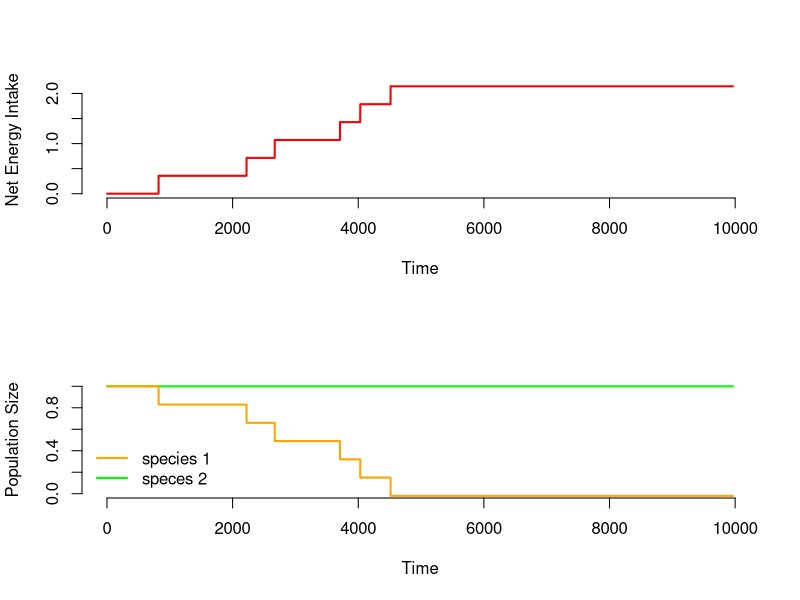

Generate this figure with R:
rm(list = ls())
require("ggplot2")

EG = 0    # cumulative net energy intake, starts at zero
E1 = 2.5
E2 = 0.5
h1 = 7
h2 = 5
Q1 = 0.35
Q2 = 0.85
m1 = 0.17
m2 = 0.05
n1 = 1    # number of prey species 1 to start
n2 = 1    # number of prey species 2 to start
n1_max = n1 # maximum number of n1 ever
n2_max = n2 # maximum number of n2 ever
tac = "S1"  # tactic, could be specialist on species 1, S1; specialist on species 2, S2; generalist, G; expanding generalist, SG
tp_max = 10000 # maximum time
T = 0   # initializing time


while(T<tp_max){
print(T)
  if(n1[length(n1)] > 0) {            # are there prey 1 left?, if yes
    
    encounter_1 = Q1*(n1_max-m1*n1[length(n1)]) # probability of encountering prey 1
    
    if(runif(1,0,162)<encounter_1 && tac %in% c("G","S1")){    # if encounter, your tactic must also be generalist or specialist on prey 1
        EG[length(EG)+1] = EG[length(EG)]+E1/h1 # add to your total energy
        T = T + h1        # spend h1 on handling prey
        n1[length(n1)+1] = n1[length(n1)] - m1       # n1 reduced by m1
        n2[length(n2)+1] = n2[length(n2)] # no n2 eaten this loop
        next              # start the loop again
      } 
  }
  
  if(n2[length(n2)] > 0) {           # are there prey 2 left?, if yes
    
    encounter_2 = Q2*(n2_max-m2*n2[length(n2)]) # probability of encountering prey 2
    
    if(runif(1,0,162)<encounter_2 && tac %in% c("G","S2")){  # if encounter, your tactic must be generalist or specialist on 2
      EG[length(EG)+1] = EG[length(EG)] + E2/h2  # add to your total energy
      T = T + h2         # spend h2 on handling prey
      n2[length(n2)+1] = n2[length(n2)] - m2        # reduce n2 population by m2
      n1[length(n1)+1] = n1[length(n1)]    # no n1 eaten this round
      next               # start loop over again
    } else {
      T = T+1            # didn't find any n1 or n2, add one metric of time and start again
      EG[length(EG)+1] = EG[length(EG)]
      n2[length(n2)+1] = n2[length(n2)]
      n1[length(n1)+1] = n1[length(n1)]
    }
  }
  T = ifelse(n1[length(n1)] <= 0 && n2[length(n2)] <=0, T + 1,T) # time still goes to end if no prey left. 
  T = ifelse(n2[length(n2)] <= 0 && tac %in% "S2",T + 1, T)      # if tactic specializes on species 2 and there's none left, go through time
    }

par(mfrow=c(2,1))
plot(1:length(EG),EG,'l',lwd = 2,frame=FALSE,xlab="Time",ylab="Net Energy Intake",col="red")
plot(1:length(n2),n2,'l',lwd = 2,frame=FALSE,xlab="Time",ylab = "Population Size",ylim=c(0,1),col="green")
lines(1:length(n1),n1,'l',lwd=2,col="orange")
legend('bottomleft',legend=c("species 1","speces 2"),lwd=2,col=c("orange","green"),bty="n")

#qplot(1:length(EG),EG,geom=c("line"),xlab="Time",ylab="Energy Gotten",aes("red"))